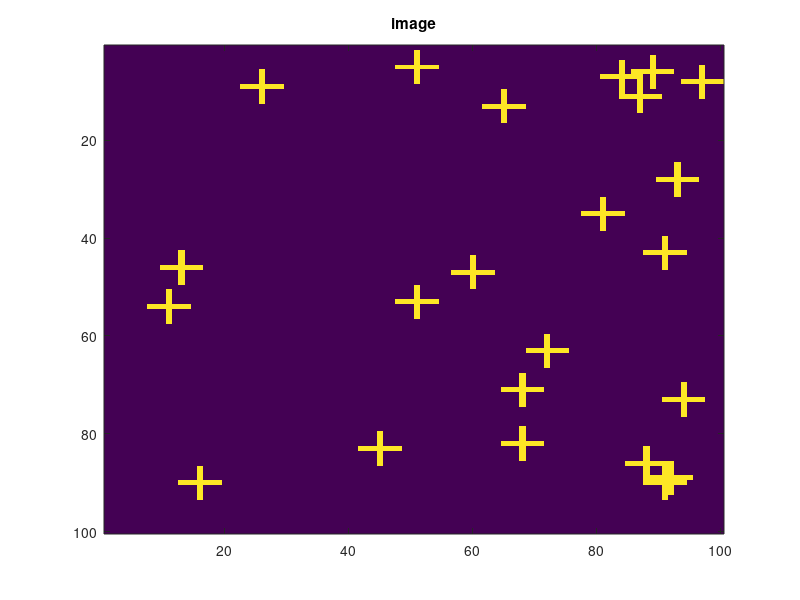

Here is the MATLAB script that generated this plot: (Note: this script raises an error after producing the figure.)
N = 100;
D = zeros(N, N);
k = 0;
while k < 23
    ix = randi(N);
    iy = randi(N);
    if 3 < ix && ix <= N-3 && 3 < iy && iy <= N-3
        k = k + 1;
        D(ix,iy) = 1;

        D(ix-3,iy) = 1;
        D(ix-2,iy) = 1;
        D(ix-1,iy) = 1;
        D(ix+1,iy) = 1;
        D(ix+2,iy) = 1;
        D(ix+3,iy) = 1;
        
        D(ix,iy-3) = 1;
        D(ix,iy-2) = 1;
        D(ix,iy-1) = 1;
        D(ix,iy+1) = 1;
        D(ix,iy+2) = 1;
        D(ix,iy+3) = 1;
    end
end
figure(1); imagesc(D);                                                 title('image');
figure(2); imagesc(autokov2 (D, 8, 8));        colorbar; colormap jet; title('autokov2');
figure(3); imagesc(autokorr2(D, 8, 8));        colorbar; colormap jet; title('autokorr2');
figure(4); imagesc(autokorr2_approx(D, 8, 8)); colorbar; colormap jet; title('autokorr2 approx');
figure(5); imagesc(autokov2_approx(D, 8, 8));  colorbar; colormap jet; title('autokov2 approx');
